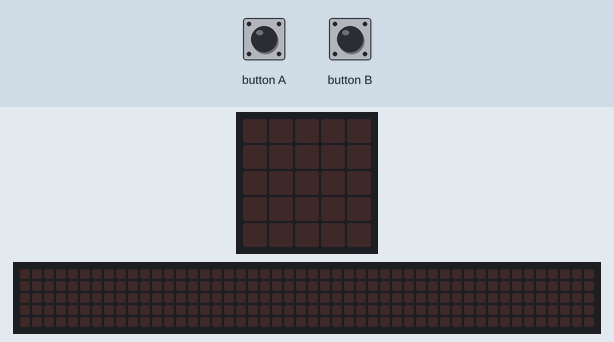
A program run on a simulated BBC micro:bit (MakeCode). On the bench: the board's 5×5 LED display, a strip that is not on the board, showing the scrolling text unrolled. Inputs (shaded band) come from the test bench. The 48×5 strip is a reading aid, not a part: it shows the text the display is scrolling, unrolled, one strip-width of it at a time.

Above: at 1.2 s.
1.3 s: button A pressed for 0.15 s
At 1.67 s:
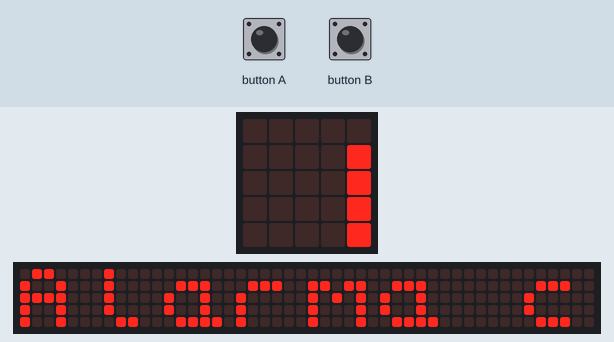
At 7.67 s:
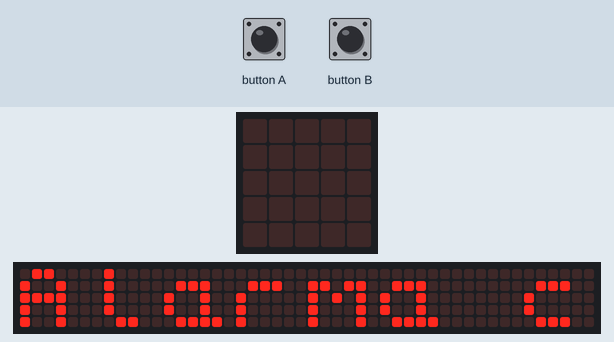

Measured:
- after the input at 1.3 s, the display: first changes after 0.15 s (image 1 shows a later state)
- what the display in image 2 shows lasts 0.4 s, from 7.5 s to 7.9 s

The program:

main.ts
```typescript
input.onButtonPressed(Button.A, function () {
    basic.showString("Alarma conectada en 5 seg")
    basic.pause(5000)
    conectada = 1
})
input.onButtonPressed(Button.B, function () {
    music.stopMelody(MelodyStopOptions.All)
    conectada = 0
    basic.showString("Alarma desconectada")
})
let conectada = 0
basic.clearScreen()
conectada = 0
basic.forever(function () {
    if (conectada == 1) {
        if (pins.digitalReadPin(DigitalPin.P0) == 1) {
            music.startMelody(music.builtInMelody(Melodies.Ringtone), MelodyOptions.ForeverInBackground)
            basic.showString("Intruso, llamando a la policía")
        }
    }
})
```

test.ts
```typescript
// aquí va el archivo "tests"; esto no se compilará cuando este paquete se utilice como una extensión.
```
